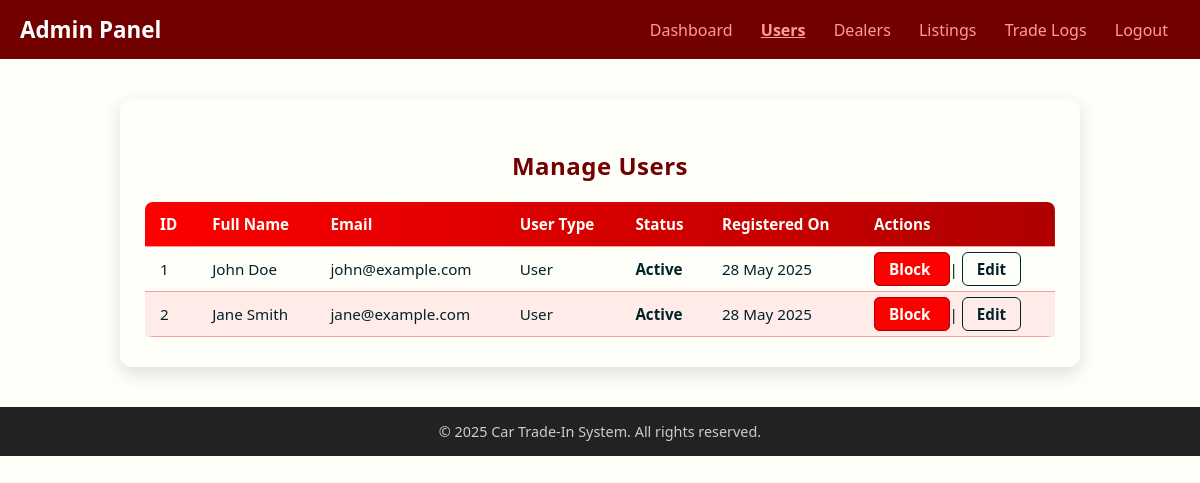
Page /admin/users.php (signed in) on the committed database.
### tables this page shows
CREATE TABLE IF NOT EXISTS users (
    id INT AUTO_INCREMENT PRIMARY KEY,
    full_name VARCHAR(100) NOT NULL,
    email VARCHAR(100) NOT NULL UNIQUE,
    phone VARCHAR(20),
    password VARCHAR(255) NOT NULL,
    user_type ENUM('admin', 'user') DEFAULT 'user',
    is_blocked TINYINT(1) DEFAULT 0,
    created_at TIMESTAMP DEFAULT CURRENT_TIMESTAMP
);

### admin/users.php (the view, shortened to what this page needs)
<?php
require_once '../includes/db_connect.php';
$sql = "SELECT id, full_name, email, phone, user_type, is_blocked, created_at FROM users ORDER BY created_at DESC";
$result = $conn->query($sql);
?>
<!DOCTYPE html>
<html lang="en">
<head>
</head>
<body>
<div class="navbar" role="navigation" aria-label="Main Navigation">
    <div class="nav-title" tabindex="0" aria-label="Admin Panel Title">
        <i class="fas fa-shield-alt" aria-hidden="true"></i> Admin Panel
    </div>
    <div class="nav-links">
        <a href="dashboard.php">Dashboard</a>
        <a href="users.php" aria-current="page" style="font-weight: 700; text-decoration: underline;">Users</a>
        <a href="dealers.php">Dealers</a>
        <a href="cars.php">Listings</a>
        <a href="trades.php">Trade Logs</a>
        <a href="logout.php" class="logout"><i class="fas fa-sign-out-alt" aria-hidden="true"></i> Logout</a>
    </div>
</div>
<div class="container" role="main">
    <h2>Manage Users</h2>
    <div class="table-wrapper" tabindex="0" aria-label="Users Data Table">
    <table>
        <thead>
            <tr>
                <th scope="col">ID</th>
                <th scope="col">Full Name</th>
                <th scope="col">Email</th>
                <th scope="col">User Type</th>
                <th scope="col">Status</th>
                <th scope="col">Registered On</th>
                <th scope="col">Actions</th>
            </tr>
        </thead>
        <tbody>
            <?php if ($result && $result->num_rows > 0): ?>
                <?php while ($user = $result->fetch_assoc()): ?>
                    <tr class="<?= $user['is_blocked'] ? 'blocked' : '' ?>">
                        <td><?= htmlspecialchars($user['id']) ?></td>
                        <td><?= htmlspecialchars($user['full_name']) ?></td>
                        <td><?= htmlspecialchars($user['email']) ?></td>
                        <td style="text-transform: capitalize;"><?= htmlspecialchars($user['user_type']) ?></td>
                        <td class="<?= $user['is_blocked'] ? 'status-blocked' : 'status-active' ?>">
                            <?= $user['is_blocked'] ? 'Blocked' : 'Active' ?>
                        </td>
                        <td><?= date('d M Y', strtotime($user['created_at'])) ?></td>
                        <td>
                            <?php if ($user['is_blocked']): ?>
                                <a href="users.php?unblock_id=<?= $user['id'] ?>"
                                   class="action-link action-unblock"
                                   onclick="return confirmAction(event, 'unblock');"
                                   aria-label="Unblock user <?= htmlspecialchars($user['full_name']) ?>">
                                   Unblock
                                </a>
                            <?php else: ?>
                                <a href="users.php?block_id=<?= $user['id'] ?>"
                                   class="action-link action-block"
                                   onclick="return confirmAction(event, 'block');"
                                   aria-label="Block user <?= htmlspecialchars($user['full_name']) ?>">
                                   Block
                                </a>
                            <?php endif; ?>
                            |
                            <a href="edit_user.php?id=<?= $user['id'] ?>"
                               class="action-link action-edit"
                               aria-label="Edit user <?= htmlspecialchars($user['full_name']) ?>">
                               Edit
                            </a>
                        </td>
                    </tr>
                <?php endwhile; ?>
            <?php else: ?>
                <tr><td colspan="7" style="text-align: center; padding: 15px; color: #730000;">No users found.</td></tr>
            <?php endif; ?>
        </tbody>
    </table>
    </div>
</div>
<?php include '../includes/footer.php'; ?>
</body>
</html>

### admin/users.php (style rules this page uses)
* { box-sizing: border-box; }
body { margin: 0; font-family: 'Segoe UI', Tahoma, Geneva, Verdana, sans-serif; background-color: #FFFFFA; color: #00232A; }
.navbar { background-color: #730000; padding: 14px 20px; display: flex; flex-wrap: wrap; justify-content: space-between; align-items: center; color: #fff; }
.navbar a { color: #FF9B9B; text-decoration: none; margin: 0 12px; font-weight: 500; }
.nav-title { font-size: 1.4rem; font-weight: bold; }
.container { flex: 1; max-width: 960px; margin: 40px auto; background-color: #FFFFFA; padding: 30px 25px; box-shadow: 0 6px 18px rgba(0, 35, 42, 0.15); border-radius: 12px; }
h2 { margin-bottom: 20px; color: #730000; font-weight: 700; text-align: center; letter-spacing: 0.5px; }
table { width: 100%; border-collapse: collapse; font-size: 0.95rem; border-radius: 8px; overflow: hidden; box-shadow: 0 3px 10px rgb(117 0 0 / 0.15); }
thead tr { background: linear-gradient(90deg, #FE0000 0%, #AF0000 100%); color: #FFFFFA; }
th, td { padding: 12px 15px; border-bottom: 1px solid #FF9B9B; text-align: left; }
tbody tr:nth-child(even) { background-color: #FF9B9B33; }
.status-active { color: #00232A; font-weight: 700; }
.action-link { cursor: pointer; text-decoration: none; font-weight: 600; padding: 6px 14px; border-radius: 6px; transition: background-color 0.3s ease; user-select: none; }
.action-block { background-color: #FE0000; color: #FFFFFA; border: 1px solid #AF0000; }
.action-edit { background-color: transparent; color: #00232A; border: 1px solid #00232A; }
.table-wrapper { overflow-x: auto; -webkit-overflow-scrolling: touch; }

### rows in the picture
users: id "1", full_name "John Doe", email "john@example.com", user_type "User", is_blocked "Active", created_at "28 May 2025"
users: id "2", full_name "Jane Smith", email "jane@example.com", user_type "User", is_blocked "Active", created_at "28 May 2025"
